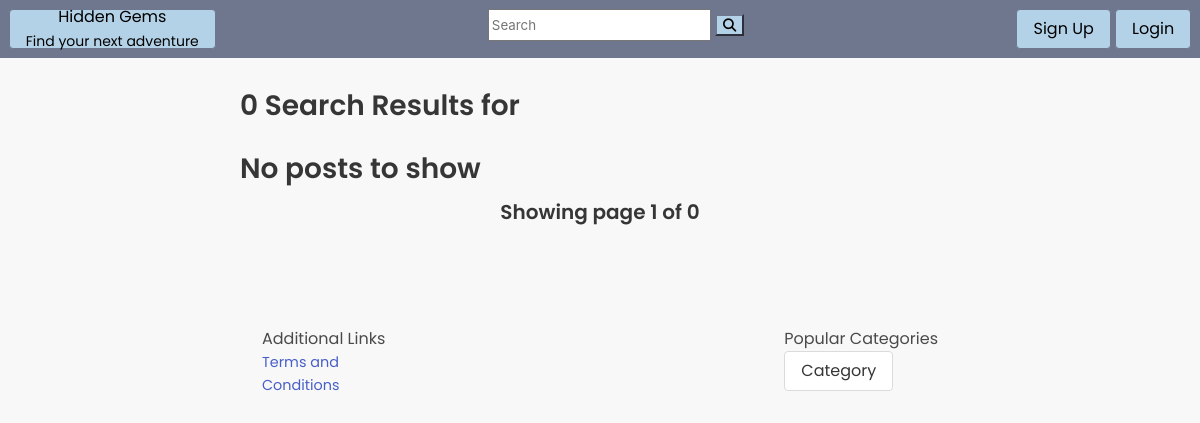
The page /search.php on the database as committed earlier.
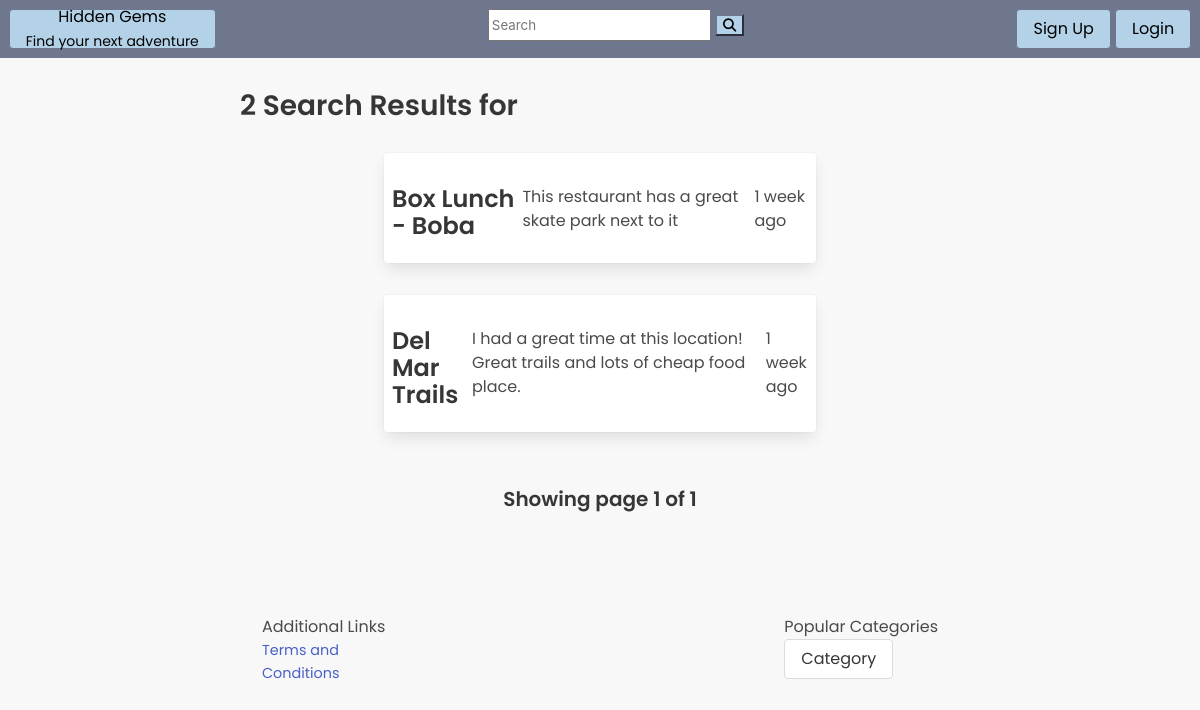
The same page on the database as committed later.
### tables this page shows
CREATE TABLE `posts` (
  `post_id` mediumint(9) NOT NULL,
  `body` text NOT NULL,
  `photo` text NOT NULL,
  `date` datetime NOT NULL,
  `is_approved` int(2) NOT NULL,
  `rating` tinyint(5) NOT NULL,
  `user_id` int(11) NOT NULL,
  `location_id` int(11) NOT NULL
);

CREATE TABLE `locations` (
  `location_id` mediumint(9) NOT NULL,
  `title` varchar(300) NOT NULL,
  `lat` double NOT NULL,
  `lng` double NOT NULL,
  `category_id` int(11) NOT NULL
);

### includes/functions.php (called while the page is built, shortened)
<?php
function time_ago($datetime, $full = false) {
    $now = new DateTime;
    $ago = new DateTime($datetime);
    $diff = $now->diff($ago);
    $diff->w = floor($diff->d / 7);
    $diff->d -= $diff->w * 7;
    $string = array(
        'y' => 'year',
        'm' => 'month',
        'w' => 'week',
        'd' => 'day',
        'h' => 'hour',
        'i' => 'minute',
        's' => 'second',
    );
    foreach ($string as $k => &$v) {
        if ($diff->$k) {
            $v = $diff->$k . ' ' . $v . ($diff->$k > 1 ? 's' : '');
        } else {
            unset($string[$k]);
        }
    }
    if (!$full) $string = array_slice($string, 0, 1);
    return $string ? implode(', ', $string) . ' ago' : 'just now';
}
function check_login(){
    global $DB;
    if( isset($_SESSION['access_token']) AND isset($_SESSION['user_id']) ){
        $data = array( 'access_token' =>$_SESSION['access_token']  );
        $result = $DB->prepare(
            "SELECT * FROM users
            WHERE  access_token = :access_token
            LIMIT 1");
        $result->execute( $data );
        if($result->rowCount() > 0){
            $row = $result->fetch();
            if( password_verify( $row['user_id'], $_SESSION['user_id'] ) ){
                return $row;
            }else{
                return false;
            }
        }else{
            return false;
        }
    }else{
        return false;
    }
}

### search.php (the view, shortened to what this page needs)
<?php
require_once( 'includes/config.php' );
require_once( 'includes/functions.php' );
$per_page=9;
$current_page=1;
if(isset($_GET['phrase'])){
    $phrase =   trim(strip_tags($_GET['phrase']));
}else{
    $phrase = '';
}
require( 'includes/header.php' );
?>
<main class="content">
	<div>
		<?php
 $query = 'SELECT *
 FROM posts, locations
 WHERE body LIKE :phrase
 AND posts.location_id = locations.location_id
 ORDER BY date DESC';
		$result = $DB->prepare($query);
		$result->execute( array('phrase' => "%$phrase%") );
        $total = $result->rowCount();
    $max_pages =ceil($total / $per_page);
	if($current_page < 1 OR $current_page > $max_pages){ $current_page = 1;}
	$offset = ($current_page - 1) * $per_page;
	$query .= ' LIMIT :offset, :per_page';
	$result = $DB->prepare($query);
	$wildcard = "%$phrase%";
	$result->bindParam('phrase', $wildcard, PDO::PARAM_STR);
	$result->bindParam('offset', $offset, PDO::PARAM_INT);
	$result->bindParam('per_page', $per_page, PDO::PARAM_INT);
	$result->execute();
         ?>
         <section class="full"><h2><?php echo $total ?> Search Results for <?php echo  $phrase ?></h2></section>
         <?php
		if( $result->rowCount() ){
			while( $row = $result->fetch() ){
?>
	<article class="searchResults" style="width: 100%; margin: 2rem auto;">
		<div class="card">
			<div class="post-image-header">
			</div>
			<footer>
				<h3 class="post-title clamp"><?php echo $row['title']; ?></h3>
				<p class="post-excerpt clamp"><?php echo $row['body']; ?></p>
				<div class="flex post-info">
					<span class="date"><?php echo time_ago($row['date']); ?></span>
				</div>
			</footer>
		</div>
	</article>
		<?php
			}
			?>
		<?php
		}else{
			echo '<h2>No posts to show</h2>';
		}
		?>
        <section class="full" style="text-align: center;">
		<h4>Showing page <?php echo $current_page; ?> of <?php echo $max_pages; ?></h4>
		</section>
	</div>
</main>
<?php
require('includes/footer.php');
?>

### includes/header.php (shortened to what this page needs)
<?php
$loggedin_user = check_login();
?>
<!DOCTYPE html>
<html lang="en">
<head>
    <link rel="stylesheet" href="https://cdn.jsdelivr.net/npm/bulma@0.9.4/css/bulma.min.css">
    <link rel="stylesheet" href="css/style.css">
</head>
<body>
<header>
  <a href="index.php" class="button"><h1>Hidden Gems <br> <small>Find your next adventure</small></h1></a>
  <form action="search.php" method="get" class="searchform">
        <input type="search" name="phrase" placeholder="Search">
        <button type="submit" value="search"><i class="fa-solid fa-magnifying-glass"></i></button>
    </form>
  <div>
  <?php if( $loggedin_user ){
 ?>
             <a href="login.php?action=logout"   class="button">
		Log Out
	</a>
	<a href="new-post.php" class="button">
		&plus; New Post
	</a>
		<a href="profile.php"class="button">
		<?php echo $loggedin_user['name']; ?>
	</a>
  <?php }else{
 ?>	<a href="signup.php" class="button">
 Sign Up
</a>
<a href="login.php"  class="button">
 Login
</a>
<?php }
?>
  </div>
  </header>

### includes/footer.php
<footer>
      <div>
        <h4>Additional Links</h4>
        <ul> <li><a href="terms.php">Terms and Conditions</a></li>
        </ul>
      </div>
        <div>
        <h4>Popular Categories</h4>
        <ul> <li><a href="#" class="button">Category</a></li>
        </ul>
      </div>
    </footer>
    </body>
</html>

### css/style.css (style rules this page uses)
body { font-family: 'Poppins', sans-serif; background-color: #F8F8F8; }
header { padding: .55rem; background-color: #6f778e; display: flex; justify-content: space-between; }
header a.button, header button { background-color: #B4D2E7; border-color: #6f778e; color: #000100; }
header form input { height: 2rem; }
article.searchResults .card { width: 60%; margin: 0 auto; }
footer { display: flex; flex-direction: row; width: 100%; padding: 5rem; justify-content: space-around; }
footer div ul { display: flex; font-size: .9rem; width: 40%; flex-wrap: wrap; }
footer div ul:first-of-type { line-height: 1.45rem; }
main.content { width: 60%; margin: 2rem auto; }
.searchResults footer { width: 100%; padding: .5rem; }

Rows that differ between the two databases and show on the page:
added posts: location.title "Box Lunch - Boba", body "This restaurant has a great skate park next to it", date "1 week ago"
added posts: location.title "Del Mar Trails", body "I had a great time at this location! Great trails and lots of cheap food place.", date "1 week ago"
Other text that changed with them:
$total: "0" → "2"
$max_pages: "0" → "1"
text no longer shown: "No posts to show"
